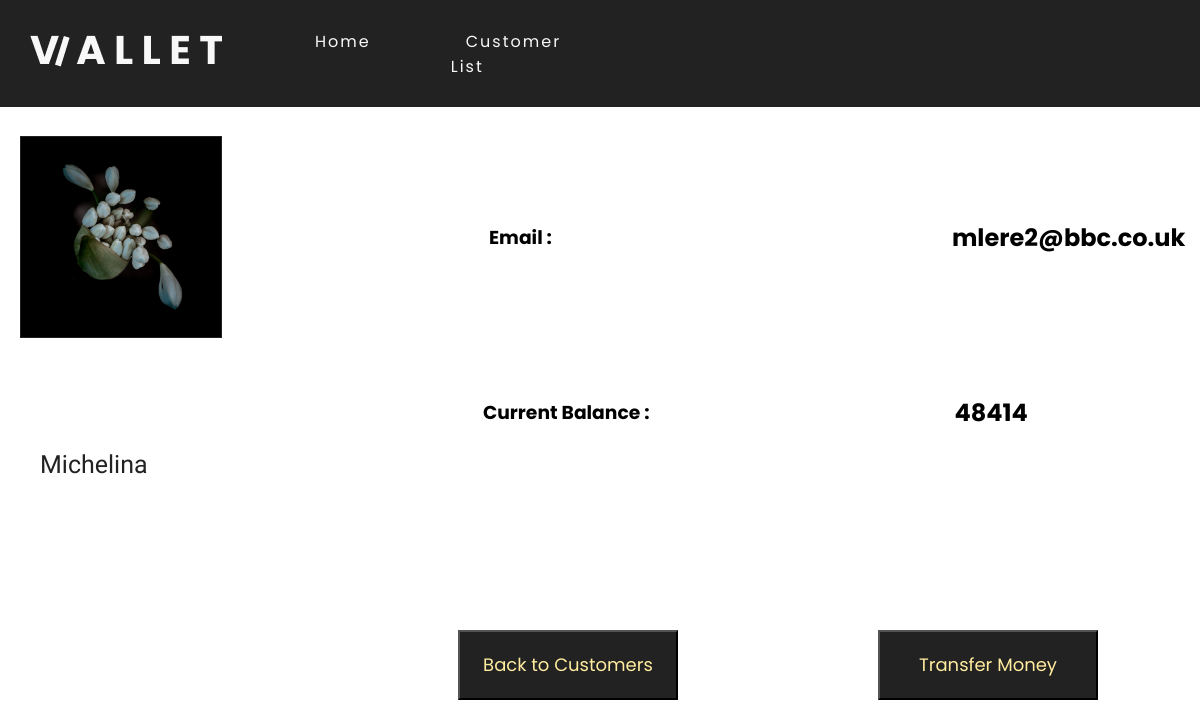
The page /details.php?customer_id=3 on the database its author committed.
### tables this page shows
CREATE TABLE `wallet` (
  `ID` int(11) NOT NULL,
  `NAME` text NOT NULL,
  `EMAIL` text NOT NULL,
  `AMOUNT` int(11) NOT NULL,
  `IMAGE` text NOT NULL
);

### details.php (the view, shortened to what this page needs)
<!doctype html>
<html lang="en">
<?php
    include("functions.php");
?>
<head>
  <link rel="stylesheet" href="profile.css">
</head>
<body>
        <header>
            <a href="#" class="logo"><img src="images/logo.png"></a>
            <ul>
                <li><a href="index.php">Home</a></li>
                <li><a href="customers.php">Customer List</a></li>
            </ul>
        </header>
      <div class="container my-4">
        <?php
            if(isset($_GET['customer_id'])) {
                $c_id = $_GET['customer_id'];
                $get_customers = "select * from wallet where id='$c_id'";
                $run_customers = mysqli_query($con, $get_customers);
                while ($row_customers = mysqli_fetch_array($run_customers)) {
                    $customer_name = $row_customers['NAME'];
                    $customer_email = $row_customers['EMAIL'];
                    $current_balance = $row_customers['AMOUNT'];
                    $customer_image = $row_customers['IMAGE'];
                    echo "
                          <section>
                              <div class='content_left'>
                                  <div class='image_name'>
                                      <img src='images/customers/$customer_image'>
                                      <h2>$customer_name</h2>
                                  </div>
                              </div>
                              <div class='content_top'>
                                  <div class='top'>
                                      <h3 >Email :</h3>
                                  </div>
                                  <div class='top_email'>
                                      <h2>$customer_email</h2>
                                  </div>
                              </div>
                              <div class='content_bottom'>
                                  <div class='bottom'>
                                      <h3>Current Balance :</h3>
                                  </div>
                                  <div class='bottom_balance'>
                                      <h2>$current_balance</h2>
                                  </div>
                              </div>
                              <div class='buttons'>
                                  <button class='btn_transfer'>
                                      <a href='customers.php' style='text-decoration: none;'>Back to Customers</a>
                                  </button>
                                  <button class='btn_transfer'>
                                      <a href='transfer.php?customer_id=$c_id'>Transfer Money</a>
                                  </button>
                              </div>
                          </section>
                    ";
                }
            }
        ?>
    </div>
</body>
</html>

### profile.css (style rules this page uses)
body { font-family: 'Poppins', sans-serif; }
header { position: fixed; top: 0; left: 0; width: 100%; display: flex; justify-content: space-between; align-items: center; transition: 0.6s; padding: 0px 30px; background-color: #222222; z-index: 10; }
header ul { position: relative; display: flex; margin-right: 700px; }
header ul li { position: relative; list-style: none; margin-right: 80px; }
header ul a { position: relative; margin: 0 15px; text-decoration: none; color: #F8F8F8 ; letter-spacing: 2px; font-weight: 500px; }
header ul a::after { background: none repeat scroll 0 0 transparent; bottom: 8; content: ""; display: block; height: 2px; left: 50%; position: absolute; background: #FFEC9F; transition: width 0.3s ease 0s, left 0.3s ease 0s; width: 0; }
.content_left { margin-top: 200px; border-right: #222222 0.3px solid; }
.content_left img { position: absolute; width: 200px; height:200px; left: 20px; top: 136px; background: #FFEC9F; border: 0.3px solid #222222; }
.content_left h2 { position: absolute; width: 300px; height: 88px; left: 40px; top: 400px; font-family: Varela; font-style: normal; font-weight: normal; font-size: 25px; line-height: 32px; display: flex; align-items: center; text-align: center; color: #222222; }
.image_name { border-right: #222222 0.3px solid; }
.content_top { align-items: center; margin-left: 381px; top: 100px; display: flex; }
.top { margin-left: 100px; font-family: 'Poppins', sans-serif; }
.top_email { margin-left: 400px; }
.content_bottom { align-items: center; margin-left: 381px; margin-top: 100px; display: flex; }
.bottom { margin-left: 94px; font-family: 'Poppins', sans-serif; }
.bottom_balance { margin-left: 305px; }
.buttons { align-items: center; margin-left: 250px; margin-top: 180px; display: flex; text-decoration: none; color: inherit ; }
.btn_transfer { font-family: 'Poppins', sans-serif; font-style: normal; font-weight: normal; font-size: 18px; align-items: center; text-align: center; margin-left: 200px; color: #FFEC9F; text-decoration: none; width: 220px; height: 70px; background: #222222; }
.btn_transfer a { text-decoration: none; color: #FFEC9F; }
button:before { transition: 0.5s ease-in-out; }

### rows shown on the page
wallet: IMAGE (picture), NAME "Michelina", EMAIL "mlere2@bbc.co.uk", AMOUNT "48414"
